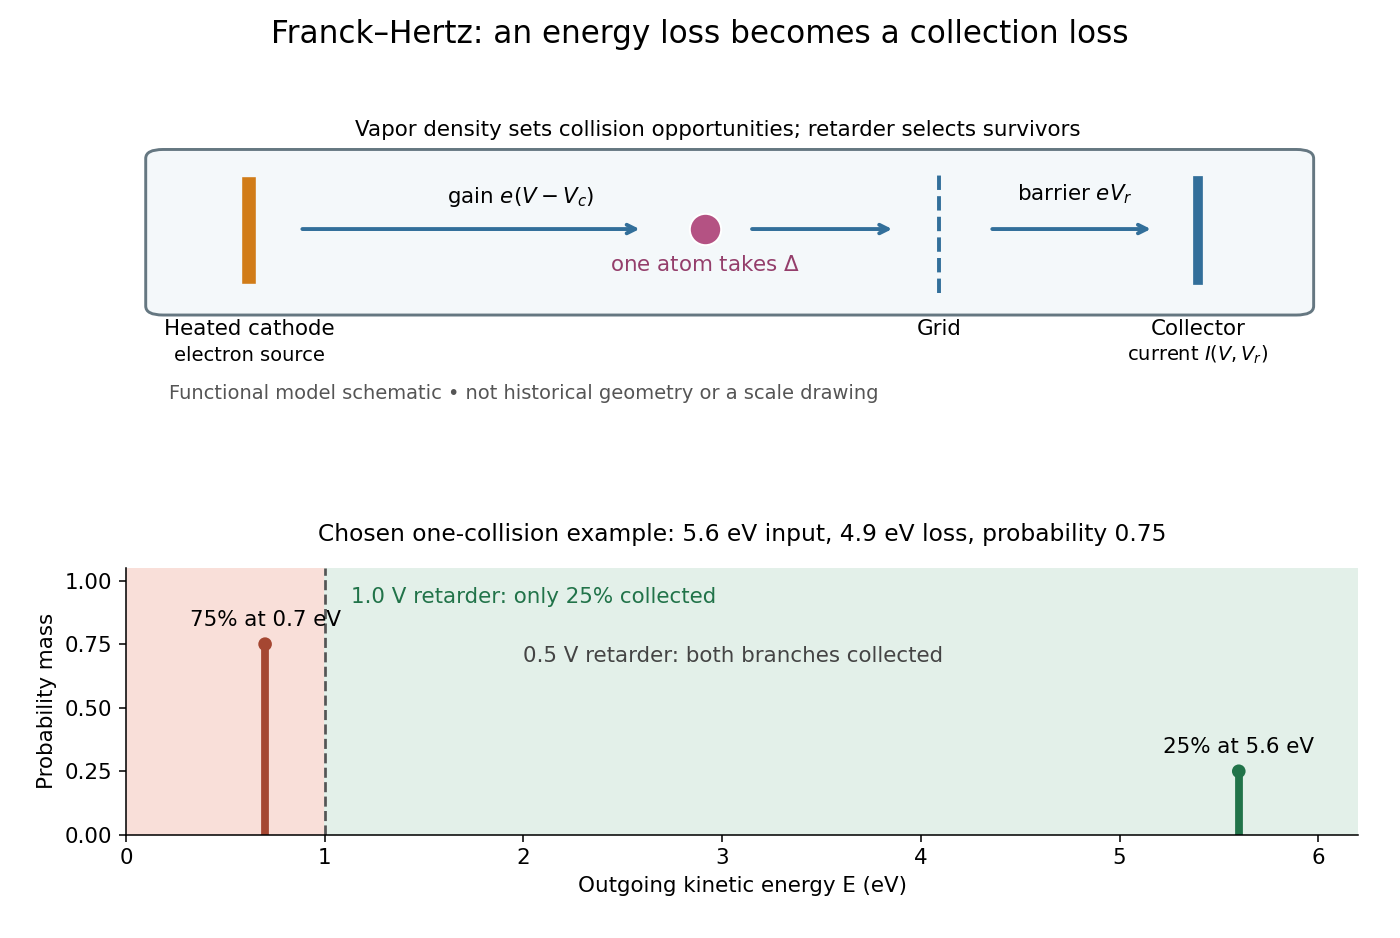

The Python source for this figure:
"""Original collector model schematic; Python 3.14, matplotlib 3.10.7.

Run from _media; writes franck-hertz-collector-threshold.png to CWD.
"""

from pathlib import Path

import matplotlib.pyplot as plt
from matplotlib.patches import FancyBboxPatch


def main():
    plt.rcParams.update({"font.size": 11, "figure.facecolor": "white"})
    fig, (ax, energy) = plt.subplots(2, 1, figsize=(10, 6.7),
                                   gridspec_kw={"height_ratios": [1.25, 1]})
    fig.subplots_adjust(left=.09, right=.97, top=.92, bottom=.11, hspace=.53)
    fig.suptitle("Franck–Hertz: an energy loss becomes a collection loss", fontsize=16)
    ax.set(xlim=(0, 10), ylim=(-.6, 4.6))
    ax.axis("off")
    tube = FancyBboxPatch((.3, 1), 9.2, 2.3, boxstyle="round,pad=0.14",
                         edgecolor="#657781", facecolor="#f4f8fa", linewidth=1.5)
    ax.add_patch(tube)
    ax.plot([1, 1], [1.45, 2.9], color="#d17c18", lw=7)
    ax.text(1, .55, "Heated cathode", ha="center")
    ax.text(1, .15, "electron source", ha="center", fontsize=10)
    ax.plot([6.6, 6.6], [1.2, 3.1], color="#326f9a", lw=2, ls="--")
    ax.text(6.6, .55, "Grid", ha="center")
    ax.plot([8.7, 8.7], [1.4, 2.95], color="#326f9a", lw=5)
    ax.text(8.7, .55, "Collector", ha="center")
    ax.text(8.7, .15, r"current $I(V,V_r)$", ha="center", fontsize=10)
    ax.annotate("", (4.2, 2.2), (1.4, 2.2),
                arrowprops={"arrowstyle": "->", "lw": 2, "color": "#326f9a"})
    ax.text(3.2, 2.6, r"gain $e(V-V_c)$", ha="center")
    ax.scatter([4.7], [2.2], s=260, color="#b45283", edgecolor="white", zorder=4)
    ax.text(4.7, 1.55, r"one atom takes $\Delta$", ha="center", color="#943e6b")
    ax.annotate("", (6.25, 2.2), (5.05, 2.2),
                arrowprops={"arrowstyle": "->", "lw": 2, "color": "#326f9a"})
    ax.annotate("", (8.35, 2.2), (7, 2.2),
                arrowprops={"arrowstyle": "->", "lw": 2, "color": "#326f9a"})
    ax.text(7.7, 2.65, r"barrier $eV_r$", ha="center")
    ax.text(4.8, 3.65, "Vapor density sets collision opportunities; retarder selects survivors",
            ha="center", fontsize=11)
    ax.text(.35, -.45, "Functional model schematic • not historical geometry or a scale drawing",
            fontsize=10, color="#555555")

    energy.set_title("Chosen one-collision example: 5.6 eV input, 4.9 eV loss, probability 0.75",
                     fontsize=12, pad=14)
    energy.set(xlim=(0, 6.2), ylim=(0, 1.05), xlabel="Outgoing kinetic energy E (eV)")
    energy.axvspan(0, 1, color="#f9dfd9")
    energy.axvspan(1, 6.2, color="#e3f0e9")
    energy.vlines([.7, 5.6], [0, 0], [.75, .25], colors=["#a54732", "#217349"], lw=4)
    energy.scatter([.7, 5.6], [.75, .25], color=["#a54732", "#217349"], zorder=3)
    energy.axvline(1, color="#555555", ls="--", lw=1.4)
    energy.text(.7, .82, "75% at 0.7 eV", ha="center")
    energy.text(5.6, .32, "25% at 5.6 eV", ha="center")
    energy.text(1.13, .91, "1.0 V retarder: only 25% collected", color="#217349")
    energy.text(2, .68, "0.5 V retarder: both branches collected", color="#444444")
    energy.set_ylabel("Probability mass")
    energy.set_yticks([0, .25, .5, .75, 1])
    energy.spines[["top", "right"]].set_visible(False)
    fig.savefig(Path.cwd() / (Path(__file__).stem + ".png"), dpi=140, facecolor="white")
    plt.close(fig)


if __name__ == "__main__":
    main()
